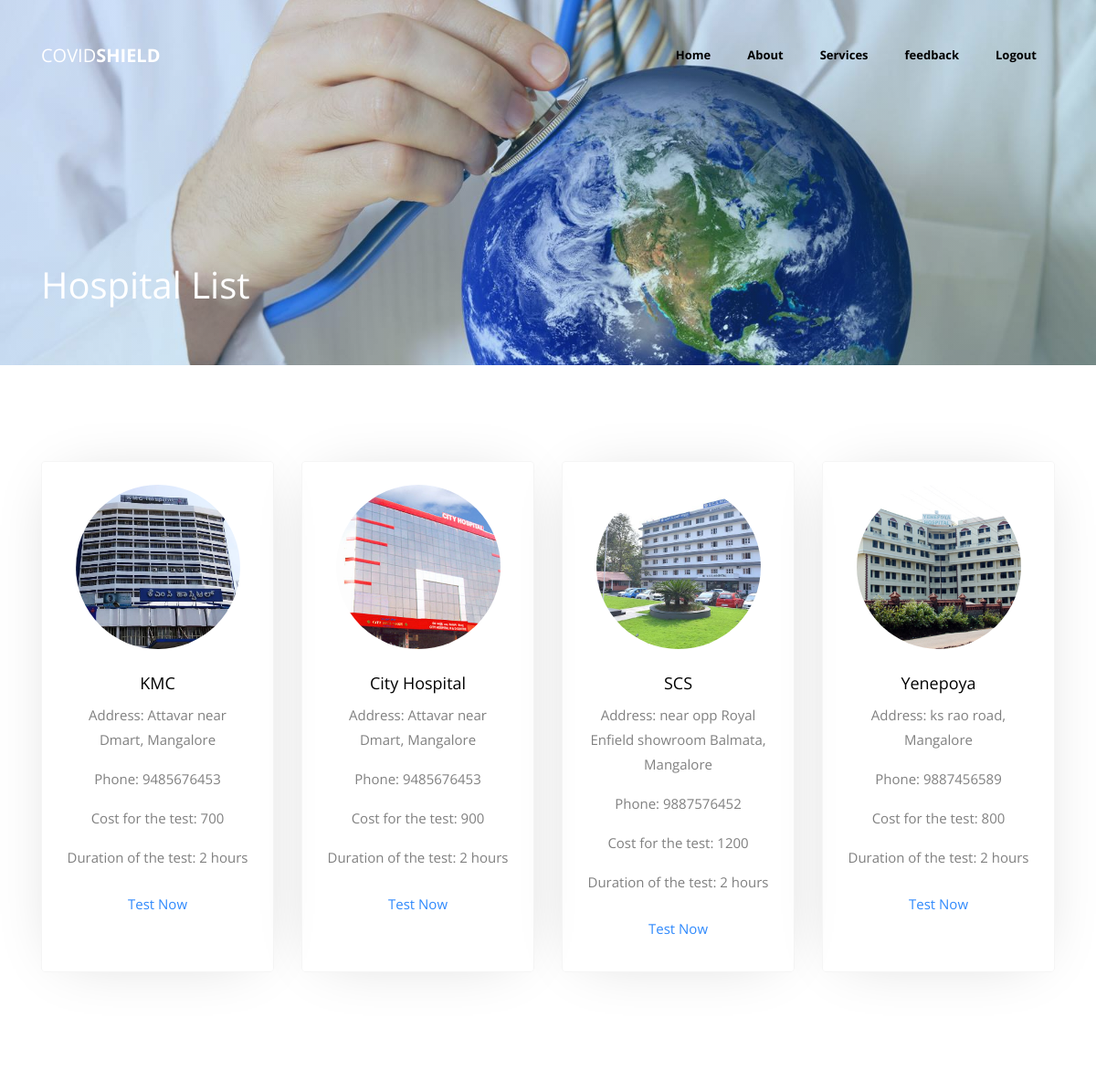
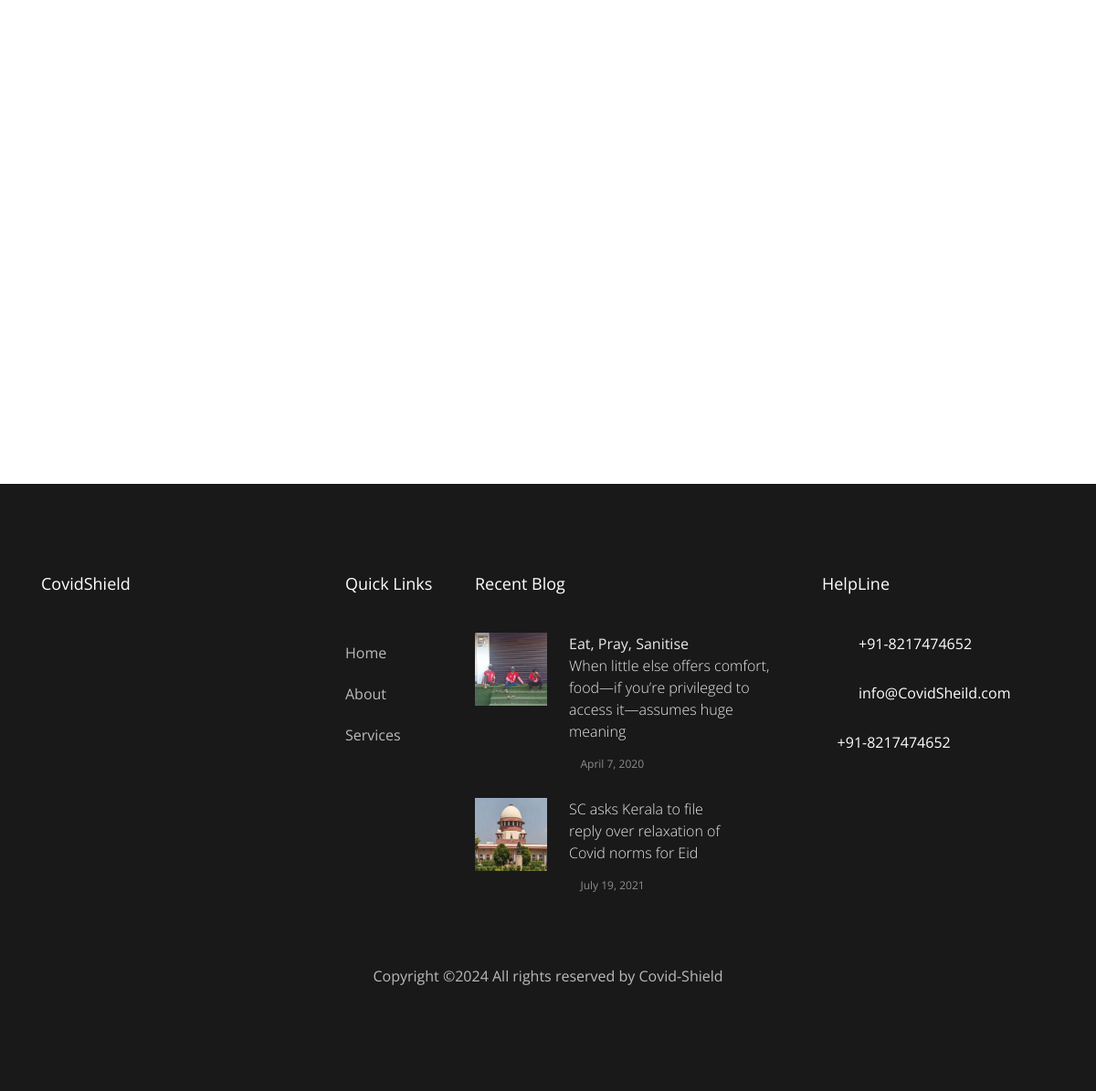
Page /user/test.php (signed in) on the committed database (2 pictures, top to bottom).
### tables this page shows
CREATE TABLE `hospital` (
  `hid` int(11) NOT NULL,
  `hname` varchar(100) NOT NULL,
  `question` varchar(50) NOT NULL,
  `answer` varchar(50) NOT NULL,
  `email` varchar(50) NOT NULL,
  `phone` varchar(50) NOT NULL,
  `address` varchar(100) NOT NULL,
  `city` varchar(50) NOT NULL,
  `state` varchar(50) NOT NULL,
  `pincode` int(30) NOT NULL,
  `username` varchar(50) NOT NULL,
  `password` varchar(50) NOT NULL,
  `status` varchar(50) NOT NULL DEFAULT 'pending',
  `image` varchar(100) NOT NULL
);

CREATE TABLE `test` (
  `id` int(11) NOT NULL,
  `hemail` varchar(50) NOT NULL,
  `cost` int(30) NOT NULL,
  `time` varchar(50) NOT NULL
);

### user/test.php (the view, shortened to what this page needs)
<!DOCTYPE html>
<html lang="en">
  <head>
    <link rel="stylesheet" href="css/open-iconic-bootstrap.min.css">
    <link rel="stylesheet" href="css/animate.css">
    <link rel="stylesheet" href="css/owl.carousel.min.css">
    <link rel="stylesheet" href="css/owl.theme.default.min.css">
    <link rel="stylesheet" href="css/magnific-popup.css">
    <link rel="stylesheet" href="css/aos.css">
    <link rel="stylesheet" href="css/ionicons.min.css">
    <link rel="stylesheet" href="css/bootstrap-datepicker.css">
    <link rel="stylesheet" href="css/jquery.timepicker.css">
    <link rel="stylesheet" href="css/flaticon.css">
    <link rel="stylesheet" href="css/icomoon.css">
    <link rel="stylesheet" href="css/style.css">
  </head>
  <body>
	 <?php include('nav.php'); ?>
    <section class="home-slider owl-carousel">
      <div class="slider-item bread-item" style="background-image: url('images/kiii.jpg');" data-stellar-background-ratio="0.5">
        <div class="overlay"></div>
        <div class="container" data-scrollax-parent="true">
          <div class="row slider-text align-items-end">
            <div class="col-md-7 col-sm-12 ftco-animate mb-5" >
              <h1 class="mb-3" data-scrollax=" properties: { translateY: '70%', opacity: .9}">Hospital List</h1>
            </div>
          </div>
        </div>
      </div>
    </section>
	<section class="ftco-section">
      <div class="container">
		<div class="row">
       <?php
								include 'config.php';
								$sql1 = "select hospital.hname, hospital.address, hospital.city, hospital.phone, test.cost, test.time, hospital.email, hospital.image from hospital inner join test on test.hemail=hospital.email";
								$result1 = mysqli_query($con,$sql1);
								$num1=mysqlI_num_rows($result1);
								if($num1 > 0)
								{
								while($row1 = mysqli_fetch_array($result1))
								{
								$name=$row1[0];
								$address=$row1[1];
								$city=$row1[2];
								$phone=$row1[3];
								$cost=$row1[4];
								$time=$row1[5];
								$hemail=$row1[6];
								$image=$row1[7];
								?>
          <div class="col-lg-3 col-md-6 d-flex mb-sm-4 ftco-animate">
            <div class="staff">
              <div class="img mb-4" style="background-image: url(../Hospital/uploads/<?php echo $image; ?>);"></div>
              <div class="info text-center">
                 <h3><?php echo $name; ?></h3>
                <div class="text">
                  <p>Address: <?php echo $address; echo ', '; echo $city; ?></p>
                  <p>Phone: <?php echo $phone; ?></p>
                  <p>Cost for the test: <?php echo $cost; ?></p>
                  <p>Duration of the test: <?php echo $time; ?></p>
             <a href="ctest.php?hid=<?php echo $hemail; ?>" class="py-2 d-block">Test Now</a>
               </div>
              </div>
            </div>
          </div>
								<?php }}?>
        </div>
      </div>
    </section>
   <?php include('footer.php'); ?>
  </body>
</html>

### rows in the picture
hospital: image (picture), hname "KMC", address "Attavar near Dmart", city "Mangalore", phone "9485676453", test.cost "700", test.time "2 hours"
hospital: image (picture), hname "City Hospital", address "Attavar near Dmart", city "Mangalore", phone "9485676453", test.cost "900", test.time "2 hours"
hospital: image (picture), hname "SCS", address "near opp Royal Enfield showroom Balmata", city "Mangalore", phone "9887576452", test.cost "1200", test.time "2 hours"
hospital: image (picture), hname "Yenepoya", address "ks rao road", city "Mangalore", phone "9887456589", test.cost "800", test.time "2 hours"
